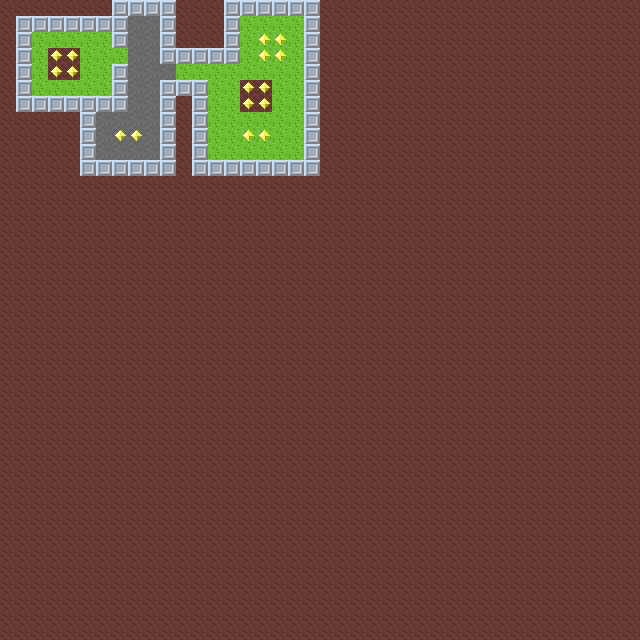

The image is a tile-based game level rendered from a .tmx file. Its description and source (layers, tilesets, objects; grid data summarised) follow:
An orthogonal 40x40 tile map with 16x16 px tiles, 3 tile layers (bonus, background, items).

<map version="1.9" tiledversion="1.9.0" orientation="orthogonal" renderorder="right-down" width="40" height="40" tilewidth="16" tileheight="16" infinite="0" nextlayerid="5" nextobjectid="1">
 <tileset firstgid="1" source="tileset.tsx" />
 <layer id="3" name="bonus" width="40" height="40">
  <data>[1600 cells, 112 non-empty, 1 distinct tile ids]</data>
 </layer>
 <objectgroup id="4" name="sprites" />
 <layer id="1" name="background" width="40" height="40">
  <data>[1600 cells, 1600 non-empty, 4 distinct tile ids]</data>
 </layer>
 <layer id="2" name="items" width="40" height="40">
  <data>[1600 cells, 16 non-empty, 1 distinct tile ids]</data>
 </layer>
</map>